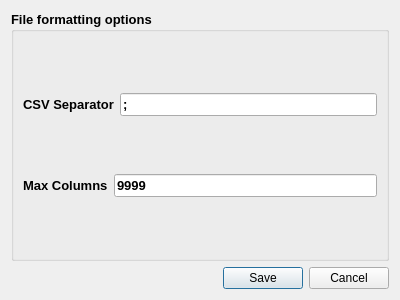
<?xml version="1.0" encoding="UTF-8"?>
<ui version="4.0">
 <class>FileFormatterDialog</class>
 <widget class="QDialog" name="FileFormatterDialog">
  <property name="geometry">
   <rect>
    <x>0</x>
    <y>0</y>
    <width>400</width>
    <height>300</height>
   </rect>
  </property>
  <property name="windowTitle">
   <string>CSV formatting options</string>
  </property>
  <property name="windowIcon">
   <iconset resource="SeeSigResources.qrc">
    <normaloff>:/SeeSigResource/RESOURCES/open_plot.PNG</normaloff>:/SeeSigResource/RESOURCES/open_plot.PNG</iconset>
  </property>
  <layout class="QVBoxLayout" name="verticalLayout">
   <item>
    <widget class="QGroupBox" name="groupBox">
     <property name="font">
      <font>
       <pointsize>10</pointsize>
       <weight>75</weight>
       <bold>true</bold>
      </font>
     </property>
     <property name="title">
      <string>File formatting options</string>
     </property>
     <layout class="QVBoxLayout" name="verticalLayout_2">
      <item>
       <layout class="QHBoxLayout" name="horizontalLayout">
        <item>
         <widget class="QLabel" name="csv_separator">
          <property name="text">
           <string>CSV Separator</string>
          </property>
         </widget>
        </item>
        <item>
         <widget class="QLineEdit" name="csv_separator_lineedit">
          <property name="text">
           <string>;</string>
          </property>
         </widget>
        </item>
       </layout>
      </item>
      <item>
       <layout class="QHBoxLayout" name="horizontalLayout_2">
        <item>
         <widget class="QLabel" name="max_columns">
          <property name="text">
           <string>Max Columns</string>
          </property>
         </widget>
        </item>
        <item>
         <widget class="QLineEdit" name="max_columns_lineedit">
          <property name="text">
           <string>9999</string>
          </property>
         </widget>
        </item>
       </layout>
      </item>
     </layout>
    </widget>
   </item>
   <item>
    <widget class="QDialogButtonBox" name="buttonBox">
     <property name="orientation">
      <enum>Qt::Horizontal</enum>
     </property>
     <property name="standardButtons">
      <set>QDialogButtonBox::Cancel|QDialogButtonBox::Save</set>
     </property>
    </widget>
   </item>
  </layout>
 </widget>
 <resources>
  <include location="SeeSigResources.qrc"/>
 </resources>
 <connections>
  <connection>
   <sender>buttonBox</sender>
   <signal>accepted()</signal>
   <receiver>FileFormatterDialog</receiver>
   <slot>accept()</slot>
   <hints>
    <hint type="sourcelabel">
     <x>248</x>
     <y>254</y>
    </hint>
    <hint type="destinationlabel">
     <x>157</x>
     <y>274</y>
    </hint>
   </hints>
  </connection>
  <connection>
   <sender>buttonBox</sender>
   <signal>rejected()</signal>
   <receiver>FileFormatterDialog</receiver>
   <slot>reject()</slot>
   <hints>
    <hint type="sourcelabel">
     <x>316</x>
     <y>260</y>
    </hint>
    <hint type="destinationlabel">
     <x>286</x>
     <y>274</y>
    </hint>
   </hints>
  </connection>
 </connections>
</ui>
